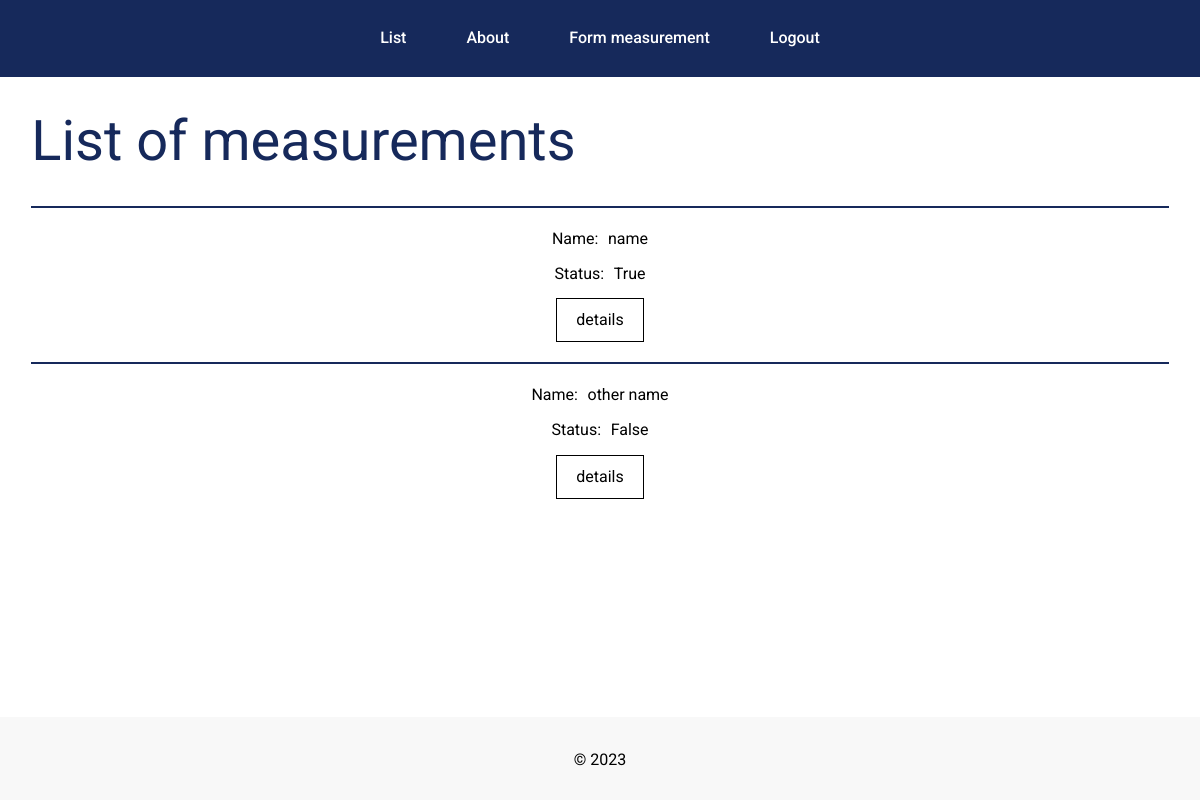
Before: / (signed in) with the older database file.
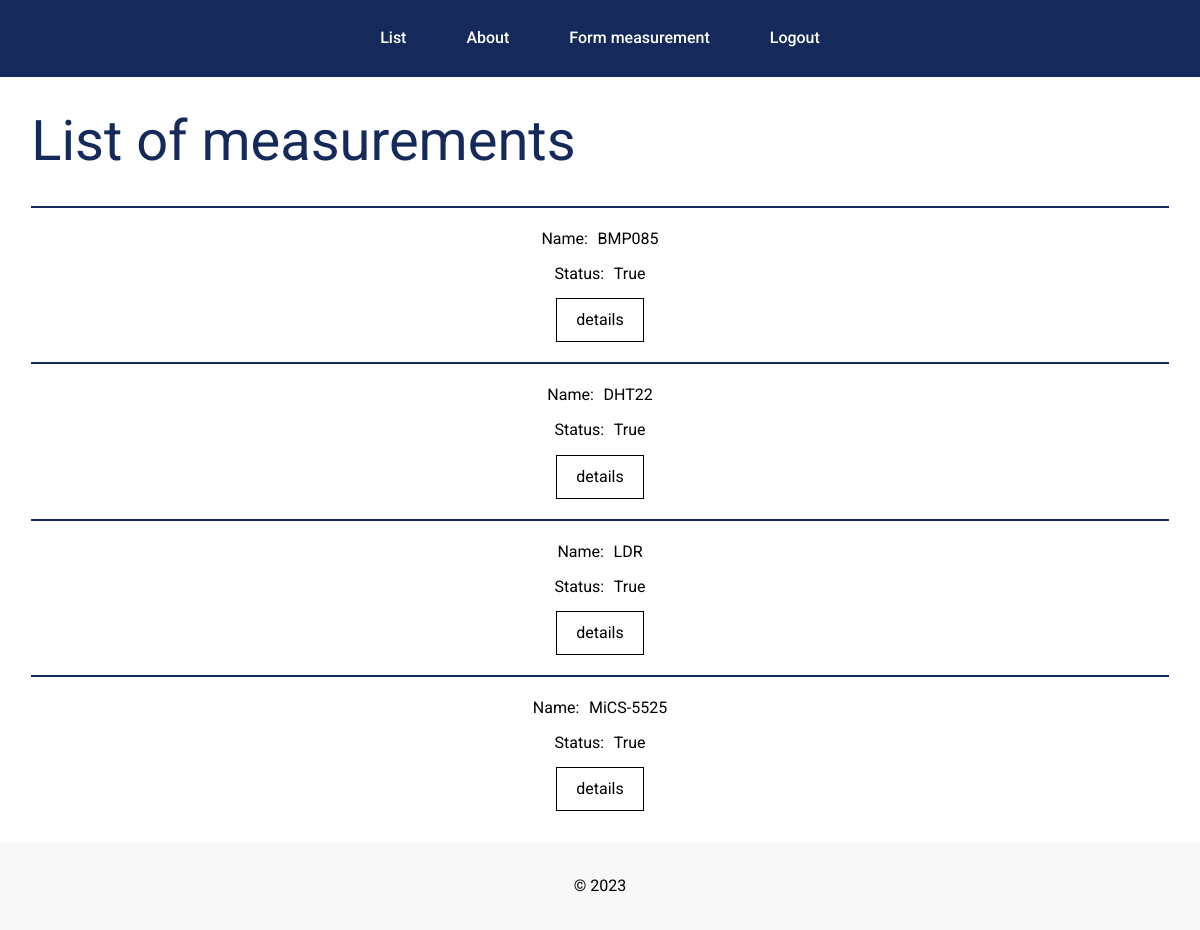
After: the same page with the newer database file.
### pmiot/models.py (models this page shows, shortened)
class Measurement(models.Model):
    measurementName = models.CharField(default='Name', max_length=250)
    measurementType = models.CharField(default='Type', max_length=250)
    description = models.CharField(max_length=250, blank=True, null=True)
    min_value = models.IntegerField(default=0)
    max_value = models.IntegerField(default=100)
    value = models.FloatField(default=0, blank=True, null=True)
    dimension = models.CharField(default='°C', max_length=10)
    isWorking = models.BooleanField(default=False)
    image = models.ImageField(default=None, upload_to='', null=True)
    min_comfort = models.IntegerField(default=0)
    max_comfort = models.IntegerField(default=100)
    need_notification = models.BooleanField(default=False)
    is_notified = models.BooleanField(default=False)
    last_notified = models.DateTimeField(default=None, null=True)
    class Meta:
        ordering = ['measurementName']

### pmiot/views.py (the view)
# urls.py: path('', MeasurementList.as_view(), name="measurement_list"),
class MeasurementList(LoginRequiredMixin, generic.ListView):
    model = Measurement
    context_object_name = 'measurements'
    template_name = 'measurement_list.html'
    login_url = "/login/"
    redirect_field_name = "login"
    def get(self, request, *args, **kwargs):
        return super(MeasurementList, self).get(request, *args, **kwargs)

### pmiot/templates/pmiot/measurement_list.html (shortened to what this page needs)
{% extends "pmiot/layout.html" %}
{% block content %}
  <section class="measurements">
    <div class="_container">
      <div class="measurements__wrapper">
        <h1 class="measurements__title">List of measurements</h1>
        <ul class="measurements-list">
          {% for measurement in measurements %}
            <li class="measurements-list__item">
              <div class="measurements-list__header">
                <p class="measurements-list__subtitle">
                  Name:
                </p>
                <p class="measurements-list__title">
                  {{ measurement.measurementName }}
                </p>
              </div>
              <div class="measurements-list__header">
                <p class="measurements-list__subtitle">
                  Status:
                </p>
                <div class="measurements-list__status">
                  {{ measurement.isWorking }}
                </div>
              </div>
              <a href="{% url 'measurement_details' measurement.pk %}" class="measurements-list__link button">
                <span>
                  details
                </span>
              </a>
            </li>
          {% endfor %}
        </ul>
      </div>
    </div>
  </section>
{% endblock %}

### pmiot/templates/pmiot/layout.html (shortened to what this page needs)
<!DOCTYPE html>
<html>
  <head>
    {% load static %}
    <link
    rel="stylesheet"
    type="text/css"
    href="{% static 'pmiot/reset.css' %}"
    />
    {% load static %}
    <link
    rel="stylesheet"
    type="text/css"
    href="{% static 'pmiot/fonts.css' %}"
    />
    {% load static %}
    <link
      rel="stylesheet"
      type="text/css"
      href="{% static 'pmiot/styles.css' %}"
    />
    {% load static %}
  </head>
  <body>
    <header class="header">
      <div class="_container">
        <div class="nav navigation">
          <ul class="navigation-list">
            {% if request.user.is_authenticated %}
            <li>
              <a href="{% url 'measurement_list' %}" class="navigation__link">List</a>
            </li>
            <li>
              <a href="{% url 'about' %}" class="navigation__link">About</a>
            </li>
            <li>
              <a href="{% url 'create_measurement' %}" class="navigation__link">Form measurement</a>
            </li>
            <li>
              <a href="{% url 'logout' %}" class="navigation__link">Logout</a>
            </li>
            {% else %}
            <li>
              <a href="{% url 'login' %}" class="navigation__link">Login</a>
            </li>
            {% endif %}
          </ul>
        </div>
      </div>
    </header>
    <div class="main">
      {% block content %} {% endblock %}
    </div>
    <footer class="footer">
      <div class="_container">
        <p class="copyrights">&copy; 2023</p>
      </div>
    </footer>
  </body>
</html>

Changed rows visible on the page:
removed Measurement: measurementName "name", isWorking "True"
removed Measurement: measurementName "other name", isWorking "False"
added Measurement: measurementName "BMP085", isWorking "True"
added Measurement: measurementName "DHT22", isWorking "True"
added Measurement: measurementName "LDR", isWorking "True"
added Measurement: measurementName "MiCS-5525", isWorking "True"
